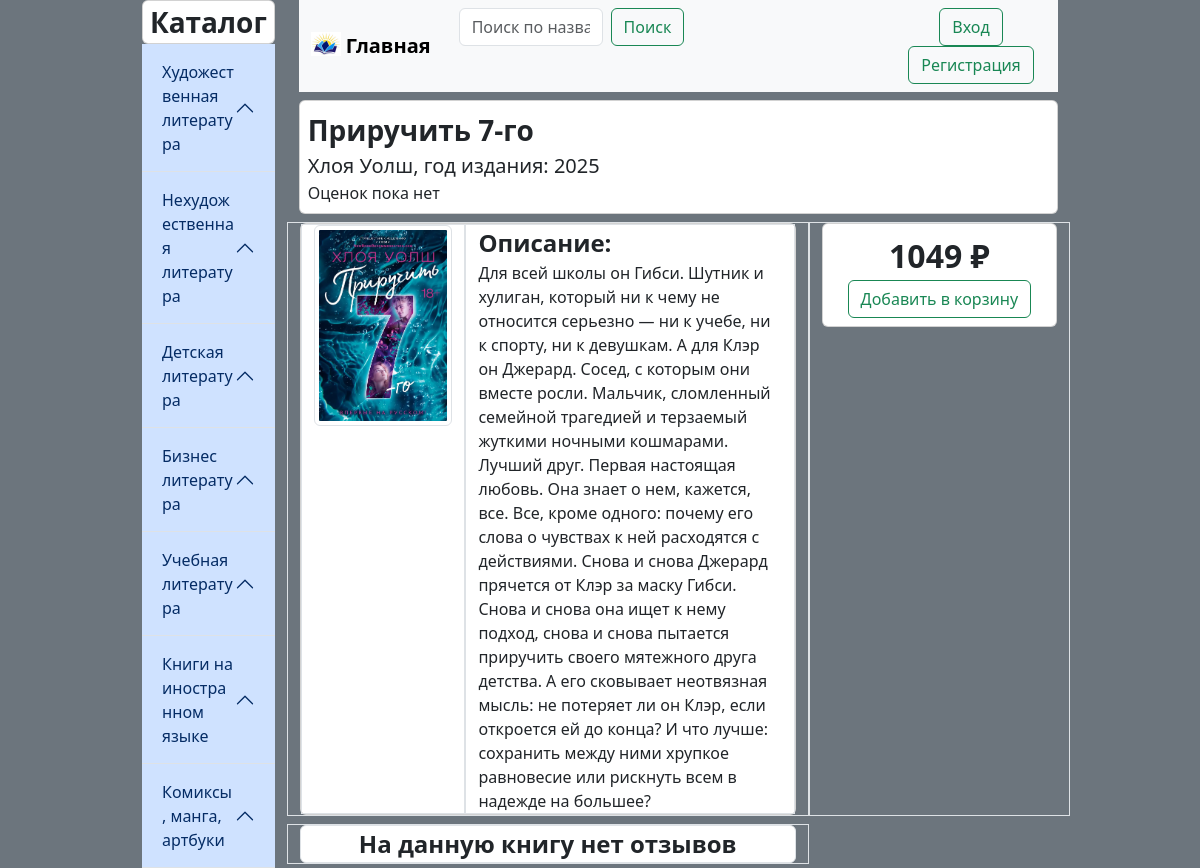
/product/Приручить 7-го, run on the app's committed database.
### models.py (models this page shows)
class Book(db.Model):
    __tablename__ = "Список книг"
    id = db.Column(db.Integer, primary_key=True)
    title_book = db.Column(db.String, nullable=False)
    author = db.Column(db.String(20), nullable=False)
    price = db.Column(db.Integer, nullable=False)
    genre = db.Column(db.String(20), nullable=False)
    description = db.Column(db.String, nullable=False)
    rating = db.Column(db.Integer)
    year = db.Column(db.Integer)

### app.py (the view, shortened to what this page needs)
@app.route('/product/<title_book>', methods=['GET', 'POST'])
def product(title_book):
    book = Book.query.filter_by(title_book=title_book).first()
    if book is None:
        flash(f"Книга с названием <{title_book}> не найдена", 'danger')
        return redirect(request.referrer)
    total_review = Review.query.filter_by(title_book=title_book).all()
    quantity_review = len(total_review)
    cart_item = None
    if current_user.is_authenticated:
        cart_item = CartItem.query.filter_by(email=current_user.email, title_book=title_book).first()
    return render_template('product.html', book=book, total_review=total_review, quantity_review=quantity_review, cart_item=cart_item)

### app.py (called while the page is built)
@app.context_processor
def inject_user_cart():
    if current_user.is_authenticated:
        cart_items = CartItem.query.filter_by(email=current_user.email).all()
        quantity = sum(item.quantity for item in cart_items)
        return {
            'name': current_user.username,
            'quantity_book': quantity,
            'cart_item': {x.title_book: x for x in cart_items}} #Определяем у авторизованного пользователя, какие книги есть в корзине
    else:
        return {
            'name': None,
            'quantity_book': 0,
            'cart_item': None}

### templates/product.html (shortened to what this page needs)
{% extends 'base.html' %}
{% block content %}
<div class="p-1"></div>
<div class="card text-start p-2">
    <div class="fs-3 fw-bold ">{{ book.title_book }}</div>
    <div class="fs-5">{{ book.author }}, год издания: {{ book.year }} </div>
    <div class="fs-6">
        {% if book.rating != None %}
        Оценка пользователей: {{ book.rating }}
        Количество отзывов: {{ quantity_review }}
        {% else %}
        Оценок пока нет
        {% endif %}
    </div>
</div>
<div class="p-1"></div>
<div class="row">
    <div class="col-8 border">
        <div class="container text-center card">
            <div class="row">
                <div class="col-4 border">
                    <img src="{{ url_for('static', filename=book.title_book + '/1.png') }}" class="img-thumbnail" alt="Обложка {{ book.title_book }}">
                </div>
                <div class="text-start col-8 border">
                    <div class="fs-4 fw-bold">Описание: </div>
                    {{ book.description }}
                </div>
            </div>
        </div>
    </div>
    <div class="col-4 border">
        <div class="container p-2 card">
            <div class="fs-2 fw-bold">
                {{ book.price }} ₽
            </div>
            <div class="container">
                {% if name and cart_item %}
                    <form action="{{ url_for('cart', title_book=book.title_book, action='-1') }}" method="post" style="display:inline;">
                        <button type="submit" class="btn btn-outline-success">-</button>
                    </form>
                    {{ cart_item.quantity }}
                    <form action="{{ url_for('cart', title_book=book.title_book, action='+1') }}" method="post" style="display:inline;">
                        <button type="submit" class="btn btn-outline-success">+</button>
                    </form>
                    <a class="btn btn-outline-success" href="{{ url_for('cart') }}" role="button">Перейти в корзину </a>
                {% else %}
                    <form action="{{ url_for('cart', title_book=book.title_book, action='+1') }}" method="post" style="display:inline;">
                        <button type="submit" class="btn btn-outline-success">Добавить в корзину</button>
                    </form>
                {% endif %}
            </div>
        </div>
    </div>
</div>
<div class="p-1"></div>
<div class="row">
    <div class="col-8 border">
        <div class="container text-start card border">
            {% if quantity_review > 0 %}
                <div class="fs-4 fw-bold text-center">Отзывы</div>
                {% for review in total_review %}
                    <div class="row">
                        <div class="col-1 border">
                            <img src="{{ url_for('static', filename='/Аватарка.png') }}" alt="Logo" width="50" height="50" class="d-inline-block align-text-top">
                        </div>
                        <div class="col-11 border">
                            <div class="d-flex justify-content-between align-items-center">
                              <div class="fs-5 fw-bold">{{ review.username }}</div>
                              <div>Оценка пользователя: {{ review.estimation }}</div>
                            </div>
                            <div>{{ review.review }}</div>
                        </div>
                    </div>
                {% endfor %}
            {% else %}
                <div class="fs-4 fw-bold text-center">На данную книгу нет отзывов</div>
            {% endif %}
        </div>
    </div>
</div>
{% endblock %}

### data on the page
Book: title_book "Приручить 7-го", author "Хлоя Уолш", year "2025", title_book (picture), description "Для всей школы он Гибси. Шутник и хулиган, который ни к чему не относится серьезно — ни к учебе, ни к спорту, ни к девушкам. А для Клэр он Джерард. Сосед, с которым они вместе росли. Мальчик, сломленный семейной трагедией и терзаемый жуткими ночными кошмарами. Лучший друг. Первая настоящая любовь. Она знает о нем, кажется, все. Все, кроме одного: почему его слова о чувствах к ней расходятся с действиями. Снова и снова Джерард прячется от Клэр за маску Гибси. Снова и снова она ищет к нему подход, снова и снова пытается приручить своего мятежного друга детства. А его сковывает неотвязная мысль: не потеряет ли он Клэр, если откроется ей до конца? И что лучше: сохранить между ними хрупкое…", price "1049"
